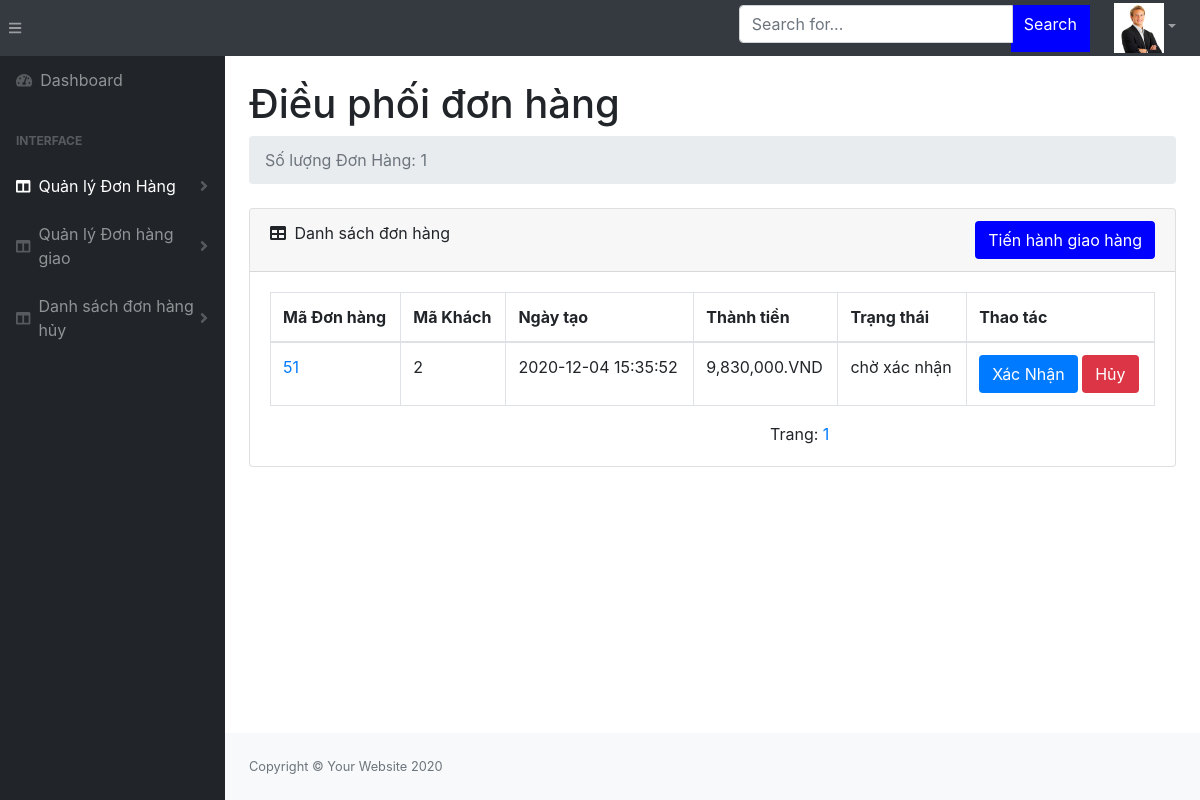
The app's page /admin/dist/quanlykinhdoanh/dieuphoi/quanlydonhang.php (signed in) with its own data.
### tables this page shows
CREATE TABLE `donhang` (
  `madonhang` int(11) NOT NULL,
  `makhachhang` int(11) NOT NULL,
  `ngaytao` datetime NOT NULL,
  `thanhtien` int(11) NOT NULL,
  `trangthai` varchar(50) DEFAULT NULL COMMENT 'chờ xác nhân/xác nhận/giao hàng',
  `maquantri` int(11) DEFAULT NULL
);

### admin/dist/quanlykinhdoanh/dieuphoi/quanlydonhang.php (the view, shortened to what this page needs)
<!DOCTYPE html>
<html lang="en">
    <head>
        <link href="../../css/styles.css" rel="stylesheet" />
        <link href="https://cdn.datatables.net/1.10.20/css/dataTables.bootstrap4.min.css" rel="stylesheet" />
    </head>
    <?php
        include '../../../../config/config.php';
        $quantri=array();
        if(!isset($_SESSION['quanlykinhdoanh']))
        {
            if(!isset($_SESSION['boss']))
            {
                header('location:../../login.html');
                exit;
            }
            else{
            $quantri=$_SESSION['boss'];
            }
        }
        else{
            $quantri=$_SESSION['quanlykinhdoanh'];
        }
        $sql="SELECT * From donhang where trangthai = 'chờ xác nhận'";
        $stm=$obj->query($sql);
        $data=$stm->fetchALL();
        $soluongdh=$stm->rowCount();
    ?>
    <body class="sb-nav-fixed">
        <nav class="sb-topnav navbar navbar-expand navbar-dark bg-dark">
            <button class="btn btn-link btn-sm order-1 order-lg-0" id="sidebarToggle" href="#"><i class="fas fa-bars"></i></button>
            <form action="quanlydonhang.php" method="post" class="d-none d-md-inline-block form-inline ml-auto mr-0 mr-md-3 my-2 my-md-0">
                <div class="input-group">
                    <input class="form-control" type="text" name="noidung" placeholder="Search for..." aria-label="Search" aria-describedby="basic-addon2" />
                    <div style="height:47px; margin-left:-2px; background-color: blue ; color:white; ">
                        <input type="submit" style="color:white;"  class="btn btn-mini" value="Search" >
                    </div>
                </div>
            </form>
            <ul class="navbar-nav ml-auto ml-md-0">
                <li class="nav-item dropdown">
                    <a class="nav-link dropdown-toggle" id="userDropdown" href="#" role="button" data-toggle="dropdown" aria-haspopup="true" aria-expanded="false">
                        <img style="width:50px; height:50px;" src="../../assets/images/<?php echo $quantri['hinh']; ?>" alt=""></i></a>
                </li>
            </ul>
        </nav>
        <div id="layoutSidenav">
            <div id="layoutSidenav_nav">
                <nav class="sb-sidenav accordion sb-sidenav-dark" id="sidenavAccordion">
                    <div class="sb-sidenav-menu">
                        <div class="nav">
                            <a class="nav-link" href="dieuphoi.php">
                                <div class="sb-nav-link-icon"><i class="fas fa-tachometer-alt"></i></div>
                                Dashboard
                            </a>
                            <div class="sb-sidenav-menu-heading">Interface</div>
                            <a class="nav-link collapsed" href="quanlydonhang.php" >
                                <div class="sb-nav-link-icon"><i class="fas fa-columns"></i></div>
                                Quản lý Đơn Hàng
                                <div class="sb-sidenav-collapse-arrow"><i class="fas fa-angle-down"></i></div>
                            </a>
                            <a class="nav-link collapsed" href="quanlydonhanggiao.php" >
                                <div class="sb-nav-link-icon"><i class="fas fa-columns"></i></div>
                                Quản lý Đơn hàng giao
                                <div class="sb-sidenav-collapse-arrow"><i class="fas fa-angle-down"></i></div>
                            </a>
                            <a class="nav-link collapsed" href="dshuydonhang.php" >
                                <div class="sb-nav-link-icon"><i class="fas fa-columns"></i></div>
                                Danh sách đơn hàng hủy
                                <div class="sb-sidenav-collapse-arrow"><i class="fas fa-angle-down"></i></div>
                            </a>
                        </div>
                    </div>
                </nav>
            </div>
            <div id="layoutSidenav_content">
                <main>
                    <div class="container-fluid">
                        <h1 class="mt-4">Điều phối đơn hàng</h1>
                        <ol class="breadcrumb mb-4">
                            <li class="breadcrumb-item active"><?php echo "Số lượng Đơn Hàng: $soluongdh"?></li>
                        </ol>
                        <div class="card mb-4">
                            <div class="card-header">
                                <i class="fas fa-table mr-1"></i>
                                    Danh sách đơn hàng
                                <div class="btn btn-mini" style="background-color:blue; float:right;"><a style="color:white;" href="xacnhandh.php">Tiến hành giao hàng</a></div>
                            </div>
                            <div class="card-body">
                                <div class="table-responsive">
                                    <table class="table table-bordered" id=""  width="100%" cellspacing="0">
                                        <thead>
                                            <tr>
                                                <th>Mã Đơn hàng</th>
                                                <th>Mã Khách</th>
                                                <th>Ngày tạo</th>
                                                <th>Thành tiền</th>
                                                <th>Trạng thái</th>
                                                <th>Thao tác</th>
                                            </tr>
                                        </thead>
                                        <?php
                                            $sotrang=0;
                                            $noidung=isset($_POST['noidung'])?$_POST['noidung']:'';
                                            if($noidung!='')
                                            {
                                                $sqldh="SELECT * from donhang  where donhang.madonhang like '%$noidung%' ";
                                                $stmdh= $obj->query($sqldh);
                                                $soluongdh=$stmdh->rowCount();
                                                $so_dh_1trang=5;
                                                $sotrang= ceil($soluongdh/$so_dh_1trang);
                                                $trang =1;
                                                if(isset($_GET['trang']))
                                                {
                                                    $trang=$_GET['trang'];
                                                }
                                                $tung_trang= ($trang-1)*$so_dh_1trang;
                                                $sqldh="SELECT * from donhang  where donhang.madonhang like '%$noidung%' LIMIT $tung_trang,$so_dh_1trang ";
                                                $stmdh= $obj->query($sqldh);
                                            }
                                            else{
                                                $so_dh_1trang=5;
                                                $sotrang= ceil($soluongdh/$so_dh_1trang);
                                                $trang =1;
                                                $tung_trang= ($trang-1)*$so_dh_1trang;
                                                $sqldh="SELECT * from donhang where trangthai='chờ xác nhận' LIMIT $tung_trang,$so_dh_1trang ";
                                                $stmdh= $obj->query($sqldh);
                                            }
                                            $dh=$stmdh->fetchALL();
                                            foreach($dh as $k => $v)
                                            {
                                        ?>
                                        <tbody>
                                            <tr>
                                                <td> <a href="chitiet_DH.php?madonhang=<?php echo $v['madonhang']?>"><?php echo $v['madonhang']?></a></td>
                                                <td><?php echo $v['makhachhang']?></td>
                                                <td><?php echo $v['ngaytao']?></td>
                                                <td><?php echo number_format($v['thanhtien']).".VND"?></td>
                                                <td><?php echo $v['trangthai']?></td>
                                                <td>
                                                    <a  href="chucnang.php?action=xacnhan&madonhang=<?php echo $v['madonhang']?>">
                                                        <div style="background-color:#007bff; color:white;" class="btn btn-mini">Xác Nhận</div>
                                                    </a>
                                                    <a  href="noidunghuydh.php?madonhang=<?php echo $v['madonhang']?>">
                                                        <div style="color:white;background-color:#dc3545;"class="btn btn-mini">Hủy</div>
                                                    </a>
                                                </td>
                                            </tr>
                                        </tbody>
                                        <?php
                                            }
                                        ?>
                                    </table>
                                    <div style="margin-left:500px;">
                                        <?php
                                        echo "Trang: ";
                                        for($i=1;$i<=$sotrang;$i++)
                                        {
                                            ?>
                                            <a href="quanlydonhang.php?trang=<?php echo $i?>"><?php echo $i?></a>
                                            <?php
                                        }
                                        ?>
                                    </div>
                                </div>
                            </div>
                        </div>
                    </div>
                </main>
                <footer class="py-4 bg-light mt-auto">
                    <div class="container-fluid">
                        <div class="d-flex align-items-center justify-content-between small">
                            <div class="text-muted">Copyright &copy; Your Website 2020</div>
                        </div>
                    </div>
                </footer>
            </div>
        </div>
    </body>
</html>

### records on screen
donhang: madonhang "51", makhachhang "2", ngaytao "2020-12-04 15:35:52", thanhtien "9,830,000", trangthai "chờ xác nhận"

### other values on screen
$soluongdh "1"
